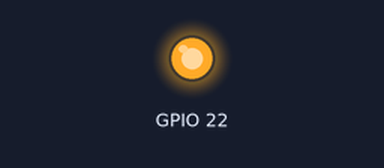
Bench run of a program on a simulated Raspberry Pi (BCM pin numbers). Parts: output pins drawn as LEDs (lit = HIGH). At 1.0 s the program stops and its outputs stay as they are.

Above: at 0.1 s.
At 1.1 s:
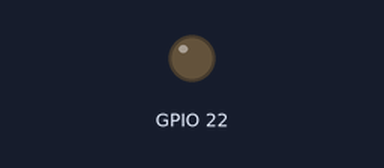
Timing chart, 0 to 2.5 s (numbered marks = the images above):
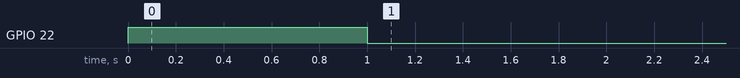

Measured:
- by itself, GPIO 22: LOW → HIGH at 0.00 s, → LOW 1.0 s later

The program:

ventilator.py
```python
import RPi.GPIO as GPIO
import time

GPIO.setmode(GPIO.BCM)

GPIO.setup(22,GPIO.OUT)
GPIO.output(22, False)

GPIO.output(22, True)

time.sleep(1)

GPIO.output(22, False)

GPIO.cleanup()
```
